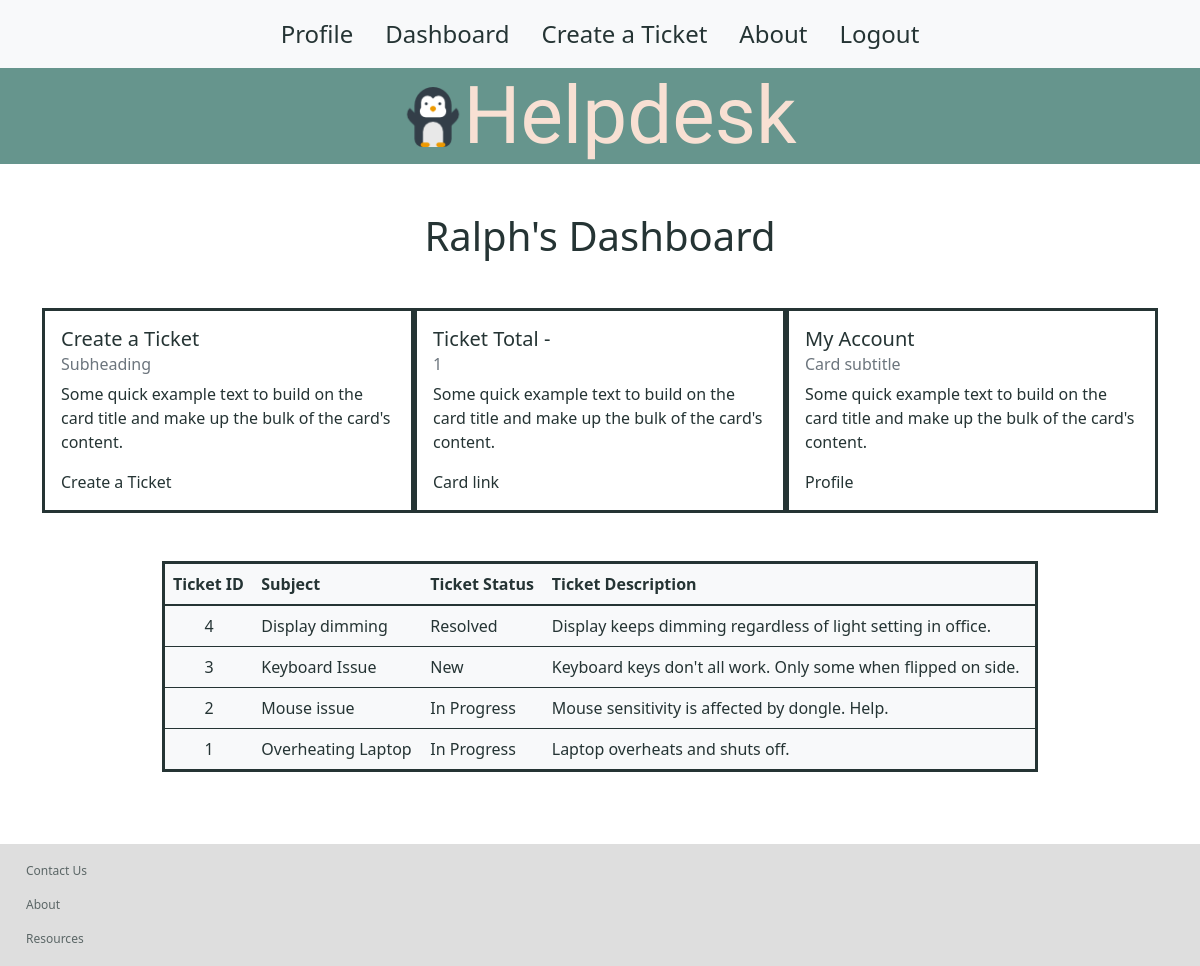
/dashboard (signed in), run on an earlier commit of the app's database.
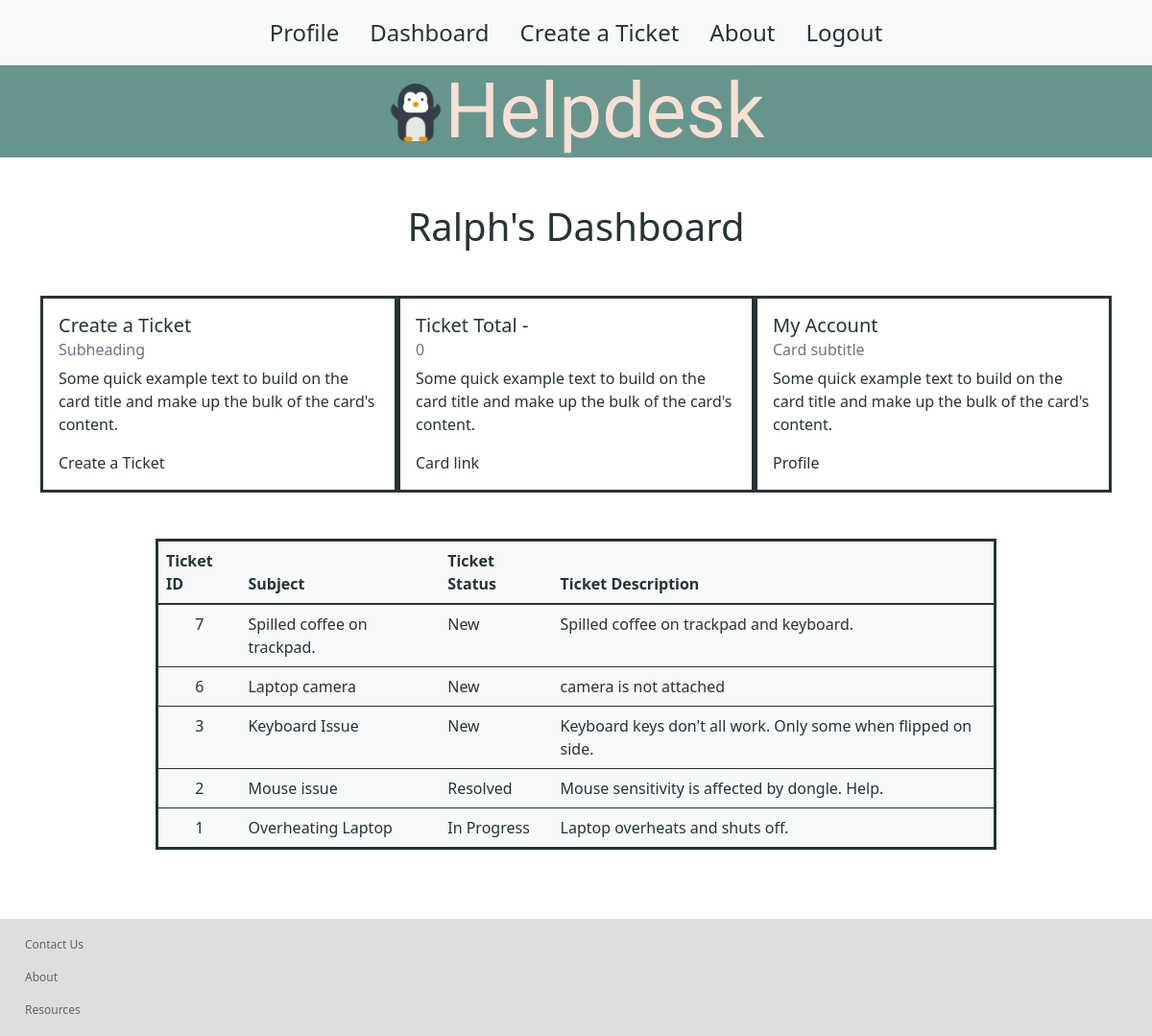
And on a later commit of the database.
### users/models.py (models this page shows)
class User(models.Model):
    first_name = models.CharField(max_length=255)
    last_name = models.CharField(max_length=255)
    email = models.CharField(max_length=255)
    password = models.TextField()
    created_at = models.DateTimeField(auto_now_add=True)
    updated_at = models.DateTimeField(auto_now=True)
    objects = UserManager()

class Ticket(models.Model):
    subject = models.CharField(max_length=250)
    ticket_type = models.CharField(max_length=50)
    ticket_status = models.CharField(max_length=50)
    ticket_description = models.CharField(max_length=350)
    created_by = models.ForeignKey(User, related_name="user_tickets", on_delete=models.CASCADE, null=True)
    created_at = models.DateTimeField(auto_now_add=True)
    updated_at = models.DateTimeField(auto_now=True)
    objects = TicketManager()

### users/views.py (the view)
# urls.py: path('dashboard', views.dashboard),
def dashboard(request):
    if 'user_id' not in request.session:
        return redirect('/')
    context = {
        'user': User.objects.get(id=request.session['user_id']),
        'all_tickets': Ticket.objects.all()
    }
    return render(request, 'dashboard.html', context)

### users/templates/dashboard.html (shortened to what this page needs)
{% include 'nav_bar.html'%}
<div class="container mb-5">
    <h1 class="text-center m-5">{{user.first_name}}'s Dashboard</h1>
    <div class="dashboard-container">
        <div class="card" style="width: 25rem;">
            <div class="card-body">
                <h5 class="card-title">Create a Ticket</h5>
                <h6 class="card-subtitle mb-2 text-muted">Subheading</h6>
                <p class="card-text">Some quick example text to build on the card title and make up the bulk of the card's content.</p>
                <a href="/ticket_form" class="card-link">Create a Ticket</a>
            </div>
        </div>
        <div class="card" style="width: 25rem;">
            <div class="card-body">
                <h5 class="card-title">Ticket Total - </h5>
                <h6 class="card-subtitle mb-2 text-muted">{{user.user_tickets.all | length}}</h6>
                <p class="card-text">Some quick example text to build on the card title and make up the bulk of the card's content.</p>
                <a href="#" class="card-link">Card link</a>
            </div>
        </div>
        <div class="card" style="width: 25rem;">
            <div class="card-body">
                <h5 class="card-title">My Account</h5>
                <h6 class="card-subtitle mb-2 text-muted">Card subtitle</h6>
                <p class="card-text">Some quick example text to build on the card title and make up the bulk of the card's content.</p>
                <a href="/profile" class="card-link">Profile</a>
            </div>
        </div>
    </div>
</div>
<div class="container table-container mt-5" style="width: 900px">
    <table class="table table-hover table-light ticket-table">
    <thead>
        <tr>
        <th scope="col">Ticket ID </th>
        <th scope="col">Subject </th>
        <th scope="col">Ticket Status </th>
        <th scope="col">Ticket Description</th>
        </tr>
    </thead>
    <tbody>
    {% for ticket in all_tickets reversed%}
        <tr>
            <td class="text-center"><a href="/ticket/{{ticket.id}}/edit">{{ticket.id}}</a></td>
            <td><a href="/ticket/{{ticket.id}}/edit">{{ticket.subject}}</a></td>
            <td>{{ticket.ticket_status}}</td>
            <td>{{ticket.ticket_description}}</td>
        </tr>
    {%endfor%}
    </tbody>
    </table>
</div>
<div>
{% include 'footer.html'%}
</div>

What changed in the data, as far as the page shows it:
removed Ticket: id "4", subject "Display dimming", ticket_status "Resolved", ticket_description "Display keeps dimming regardless of light setting in office."
computed for User "Ralph": user_tickets.all|length "1" → "0"
added Ticket: id "7", subject "Spilled coffee on trackpad.", ticket_status "New", ticket_description "Spilled coffee on trackpad and keyboard."
added Ticket: id "6", subject "Laptop camera", ticket_status "New", ticket_description "camera is not attached"
changed Ticket "Mouse issue": ticket_status "In Progress" → "Resolved"
